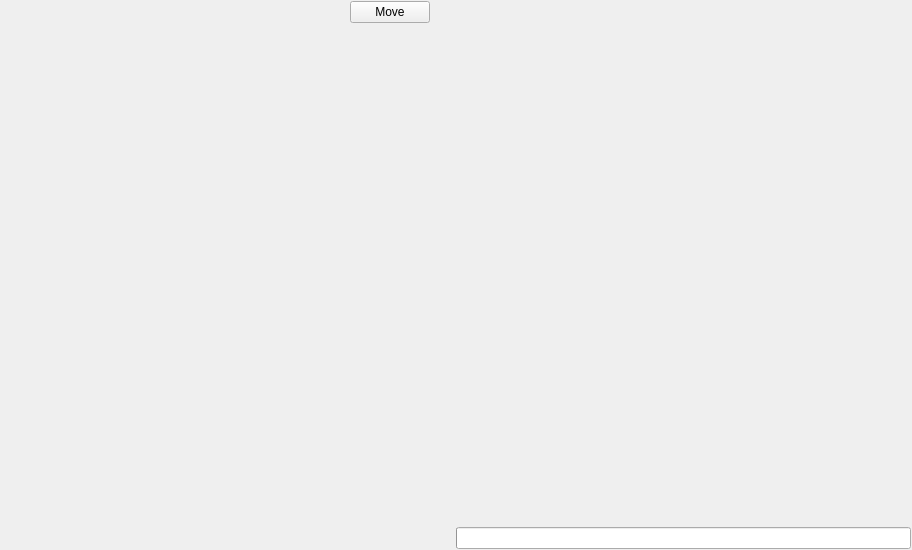
<?xml version="1.0" encoding="UTF-8"?>
<ui version="4.0">
 <class>VSMainWidget</class>
 <widget class="QWidget" name="VSMainWidget">
  <property name="geometry">
   <rect>
    <x>0</x>
    <y>0</y>
    <width>912</width>
    <height>550</height>
   </rect>
  </property>
  <property name="windowTitle">
   <string>SIMPL Visualization Window</string>
  </property>
  <layout class="QGridLayout" name="gridLayout">
   <property name="leftMargin">
    <number>1</number>
   </property>
   <property name="topMargin">
    <number>1</number>
   </property>
   <property name="rightMargin">
    <number>1</number>
   </property>
   <property name="bottomMargin">
    <number>1</number>
   </property>
   <property name="spacing">
    <number>4</number>
   </property>
   <item row="0" column="0">
    <widget class="QWidget" name="menuWidget" native="true">
     <property name="sizePolicy">
      <sizepolicy hsizetype="Preferred" vsizetype="Minimum">
       <horstretch>0</horstretch>
       <verstretch>0</verstretch>
      </sizepolicy>
     </property>
     <layout class="QHBoxLayout" name="menuLayout">
      <property name="spacing">
       <number>4</number>
      </property>
      <property name="leftMargin">
       <number>0</number>
      </property>
      <property name="topMargin">
       <number>0</number>
      </property>
      <property name="rightMargin">
       <number>0</number>
      </property>
      <property name="bottomMargin">
       <number>0</number>
      </property>
      <item>
       <widget class="QWidget" name="filterBtnWidget" native="true">
        <property name="sizePolicy">
         <sizepolicy hsizetype="Minimum" vsizetype="Minimum">
          <horstretch>0</horstretch>
          <verstretch>0</verstretch>
         </sizepolicy>
        </property>
        <layout class="QHBoxLayout" name="filterBtnLayout">
         <property name="spacing">
          <number>4</number>
         </property>
         <property name="leftMargin">
          <number>0</number>
         </property>
         <property name="topMargin">
          <number>0</number>
         </property>
         <property name="rightMargin">
          <number>0</number>
         </property>
         <property name="bottomMargin">
          <number>0</number>
         </property>
         <item>
          <widget class="QPushButton" name="clipBtn">
           <property name="toolTip">
            <string>Add Clip Filter</string>
           </property>
           <property name="statusTip">
            <string/>
           </property>
           <property name="text">
            <string/>
           </property>
           <property name="icon">
            <iconset resource="../../../Resources/VtkSIMPL.qrc">
             <normaloff>:/icons/pqClip.png</normaloff>:/icons/pqClip.png</iconset>
           </property>
           <property name="iconSize">
            <size>
             <width>24</width>
             <height>24</height>
            </size>
           </property>
           <property name="flat">
            <bool>true</bool>
           </property>
          </widget>
         </item>
         <item>
          <widget class="QPushButton" name="sliceBtn">
           <property name="toolTip">
            <string>Add Slice Filter</string>
           </property>
           <property name="statusTip">
            <string/>
           </property>
           <property name="text">
            <string/>
           </property>
           <property name="icon">
            <iconset resource="../../../Resources/VtkSIMPL.qrc">
             <normaloff>:/icons/pqSlice.png</normaloff>:/icons/pqSlice.png</iconset>
           </property>
           <property name="iconSize">
            <size>
             <width>24</width>
             <height>24</height>
            </size>
           </property>
           <property name="flat">
            <bool>true</bool>
           </property>
          </widget>
         </item>
         <item>
          <widget class="QPushButton" name="thresholdBtn">
           <property name="toolTip">
            <string>Add Threshold Filter</string>
           </property>
           <property name="statusTip">
            <string/>
           </property>
           <property name="text">
            <string/>
           </property>
           <property name="icon">
            <iconset resource="../../../Resources/VtkSIMPL.qrc">
             <normaloff>:/icons/pqThreshold.png</normaloff>:/icons/pqThreshold.png</iconset>
           </property>
           <property name="iconSize">
            <size>
             <width>24</width>
             <height>24</height>
            </size>
           </property>
           <property name="flat">
            <bool>true</bool>
           </property>
          </widget>
         </item>
        </layout>
       </widget>
      </item>
      <item>
       <spacer name="horizontalSpacer_2">
        <property name="orientation">
         <enum>Qt::Horizontal</enum>
        </property>
        <property name="sizeHint" stdset="0">
         <size>
          <width>1</width>
          <height>20</height>
         </size>
        </property>
       </spacer>
      </item>
      <item>
       <widget class="QPushButton" name="positionBtn">
        <property name="text">
         <string>Move</string>
        </property>
        <property name="checkable">
         <bool>true</bool>
        </property>
       </widget>
      </item>
      <item>
       <spacer name="horizontalSpacer">
        <property name="orientation">
         <enum>Qt::Horizontal</enum>
        </property>
        <property name="sizeHint" stdset="0">
         <size>
          <width>1</width>
          <height>20</height>
         </size>
        </property>
       </spacer>
      </item>
      <item>
       <widget class="QWidget" name="cameraAxisWidget" native="true">
        <property name="sizePolicy">
         <sizepolicy hsizetype="Minimum" vsizetype="Minimum">
          <horstretch>0</horstretch>
          <verstretch>0</verstretch>
         </sizepolicy>
        </property>
        <layout class="QHBoxLayout" name="cameraAxisLayout">
         <property name="spacing">
          <number>4</number>
         </property>
         <property name="leftMargin">
          <number>0</number>
         </property>
         <property name="topMargin">
          <number>0</number>
         </property>
         <property name="rightMargin">
          <number>0</number>
         </property>
         <property name="bottomMargin">
          <number>0</number>
         </property>
         <item>
          <widget class="QPushButton" name="cameraXpBtn">
           <property name="toolTip">
            <string extracomment="X+">Set view direction to +X</string>
           </property>
           <property name="statusTip">
            <string>Set view direction to +X</string>
           </property>
           <property name="text">
            <string/>
           </property>
           <property name="icon">
            <iconset resource="../../../Resources/VtkSIMPL.qrc">
             <normaloff>:/icons/pqXplus.png</normaloff>:/icons/pqXplus.png</iconset>
           </property>
           <property name="iconSize">
            <size>
             <width>24</width>
             <height>24</height>
            </size>
           </property>
           <property name="flat">
            <bool>true</bool>
           </property>
          </widget>
         </item>
         <item>
          <widget class="QPushButton" name="cameraXmBtn">
           <property name="toolTip">
            <string extracomment="X-">Set view direction to -X</string>
           </property>
           <property name="statusTip">
            <string>Set view direction to -X</string>
           </property>
           <property name="text">
            <string/>
           </property>
           <property name="icon">
            <iconset resource="../../../Resources/VtkSIMPL.qrc">
             <normaloff>:/icons/pqXminus.png</normaloff>:/icons/pqXminus.png</iconset>
           </property>
           <property name="iconSize">
            <size>
             <width>24</width>
             <height>24</height>
            </size>
           </property>
           <property name="flat">
            <bool>true</bool>
           </property>
          </widget>
         </item>
         <item>
          <widget class="QPushButton" name="cameraYpBtn">
           <property name="toolTip">
            <string extracomment="Y+">Set view direction to +Y</string>
           </property>
           <property name="statusTip">
            <string>Set view direction to +Y</string>
           </property>
           <property name="text">
            <string/>
           </property>
           <property name="icon">
            <iconset resource="../../../Resources/VtkSIMPL.qrc">
             <normaloff>:/icons/pqYplus.png</normaloff>:/icons/pqYplus.png</iconset>
           </property>
           <property name="iconSize">
            <size>
             <width>24</width>
             <height>24</height>
            </size>
           </property>
           <property name="flat">
            <bool>true</bool>
           </property>
          </widget>
         </item>
         <item>
          <widget class="QPushButton" name="cameraYmBtn">
           <property name="toolTip">
            <string extracomment="Y-">Set view direction to -Y</string>
           </property>
           <property name="statusTip">
            <string>Set view direction to -Y</string>
           </property>
           <property name="text">
            <string/>
           </property>
           <property name="icon">
            <iconset resource="../../../Resources/VtkSIMPL.qrc">
             <normaloff>:/icons/pqYminus.png</normaloff>:/icons/pqYminus.png</iconset>
           </property>
           <property name="iconSize">
            <size>
             <width>24</width>
             <height>24</height>
            </size>
           </property>
           <property name="flat">
            <bool>true</bool>
           </property>
          </widget>
         </item>
         <item>
          <widget class="QPushButton" name="cameraZpBtn">
           <property name="toolTip">
            <string extracomment="Z+">Set view direction to +Z</string>
           </property>
           <property name="statusTip">
            <string>Set view direction to +Z</string>
           </property>
           <property name="text">
            <string/>
           </property>
           <property name="icon">
            <iconset resource="../../../Resources/VtkSIMPL.qrc">
             <normaloff>:/icons/pqZplus.png</normaloff>:/icons/pqZplus.png</iconset>
           </property>
           <property name="iconSize">
            <size>
             <width>24</width>
             <height>24</height>
            </size>
           </property>
           <property name="flat">
            <bool>true</bool>
           </property>
          </widget>
         </item>
         <item>
          <widget class="QPushButton" name="cameraZmBtn">
           <property name="toolTip">
            <string extracomment="Z-">Set view direction to -Z</string>
           </property>
           <property name="statusTip">
            <string>Set view direction to -Z</string>
           </property>
           <property name="text">
            <string/>
           </property>
           <property name="icon">
            <iconset resource="../../../Resources/VtkSIMPL.qrc">
             <normaloff>:/icons/pqZminus.png</normaloff>:/icons/pqZminus.png</iconset>
           </property>
           <property name="iconSize">
            <size>
             <width>24</width>
             <height>24</height>
            </size>
           </property>
           <property name="flat">
            <bool>true</bool>
           </property>
          </widget>
         </item>
        </layout>
       </widget>
      </item>
     </layout>
    </widget>
   </item>
   <item row="1" column="0">
    <widget class="VSViewWidget" name="viewWidget" native="true">
     <property name="sizePolicy">
      <sizepolicy hsizetype="MinimumExpanding" vsizetype="Preferred">
       <horstretch>0</horstretch>
       <verstretch>1</verstretch>
      </sizepolicy>
     </property>
    </widget>
   </item>
   <item row="2" column="0">
    <widget class="QWidget" name="progressWidget" native="true">
     <property name="minimumSize">
      <size>
       <width>0</width>
       <height>0</height>
      </size>
     </property>
     <layout class="QGridLayout" name="gridLayout_2">
      <property name="leftMargin">
       <number>0</number>
      </property>
      <property name="topMargin">
       <number>0</number>
      </property>
      <property name="rightMargin">
       <number>0</number>
      </property>
      <property name="bottomMargin">
       <number>0</number>
      </property>
      <property name="spacing">
       <number>4</number>
      </property>
      <item row="0" column="0">
       <spacer name="progressSpacer">
        <property name="orientation">
         <enum>Qt::Horizontal</enum>
        </property>
        <property name="sizeHint" stdset="0">
         <size>
          <width>450</width>
          <height>15</height>
         </size>
        </property>
       </spacer>
      </item>
      <item row="0" column="1">
       <widget class="QProgressBar" name="progressBar">
        <property name="enabled">
         <bool>true</bool>
        </property>
        <property name="value">
         <number>0</number>
        </property>
        <property name="textVisible">
         <bool>false</bool>
        </property>
       </widget>
      </item>
     </layout>
    </widget>
   </item>
  </layout>
 </widget>
 <customwidgets>
  <customwidget>
   <class>VSViewWidget</class>
   <extends>QWidget</extends>
   <header>VSViewWidget.h</header>
   <container>1</container>
  </customwidget>
 </customwidgets>
 <resources>
  <include location="../../../Resources/VtkSIMPL.qrc"/>
 </resources>
 <connections/>
</ui>
